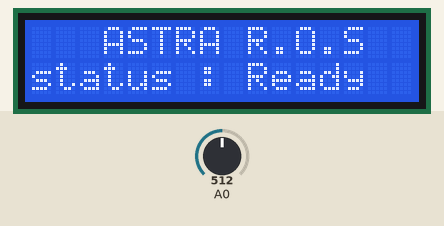
This sketch was run on a simulated Arduino Uno, built with avr-gcc and run on an emulated ATmega328P. Parts: 16×2 character LCD. Inputs (shaded band) come from the test bench; at power-on: A0 = 512. What the sketch prints to the serial monitor is not drawn.

Above: at 4.2 s.
4.3 s: A0 set to 716
At 5.28 s:
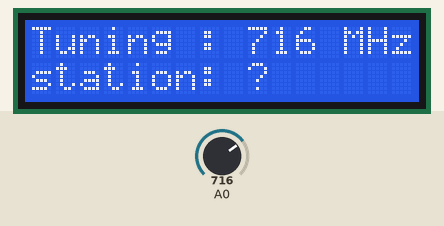
7.3 s: A0 set to 900
At 7.55 s:
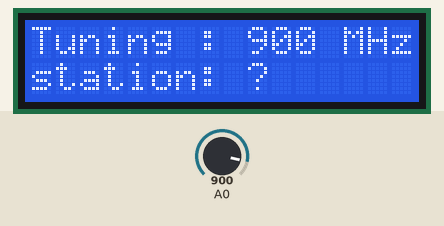
8.8 s: A0 set to 1023
At 9.2 s:
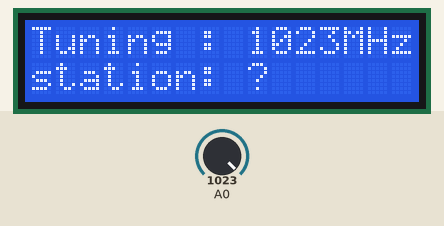
Timing chart, 0 to 11.8 s (numbered marks = the images above; inputs shaded):
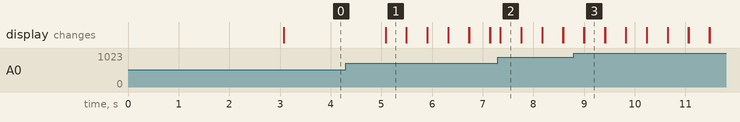

Measured:
- after the input at 7.3 s, the display: changes after 0.05 s (image 2)
- after the input at 8.8 s, the display: first differs from a run without the input after 0.20 s (image 3)
- what the display in image 1 shows lasts 0.4 s, from 5.1 s to 5.5 s

The sketch:

LCD_MODULE_CODE.ino
```cpp
#include <LiquidCrystal.h>
LiquidCrystal lcd(8, 9, 10, 11, 12, 13); /*rs,en,d4,d5,d6,d7*/
int bootlimit = 1;
int lock_frequency = 0;
char password[5] = {'A', '0', 'B', '1'};
char temp_password[5];
int pass_check = 0;


void setup()
{
  lcd.begin(16, 2);
  Serial.begin(9600);
}


void booting()
{
  if (bootlimit == 1)
  {
    lcd.clear();
    lcd.setCursor(0, 0);
    lcd.print("   ASTRA R.O.S");
    lcd.setCursor(0, 1);
    lcd.print("status : Booting");
    delay(3000);
    lcd.clear();
    lcd.setCursor(0, 0);
    lcd.print("   ASTRA R.O.S");
    lcd.setCursor(0, 1);
    lcd.print("status : Ready");
    delay(2000);
    lcd.clear();
  }
  bootlimit--;
}


void loop() {
  booting();
  int x = analogRead(A0);
  //Serial.println(x);
  Serial.println(lock_frequency);
  lcd.setCursor(0, 0);
  lcd.print("Tuning :");
  lcd.setCursor(9, 0);
  lcd.print(x);
  lcd.setCursor(13, 0);
  lcd.print("MHz");
  if (x == 40 or x == 41 or x == 42 or x == 43)
  {

    lcd.setCursor(0, 1);
    lcd.print("station: Mil SAR");
    lock_frequency = 0;
  }

  else if (x == 138 or x == 139 or x == 140 or x == 141)
  {

    lcd.setCursor(0, 1);
    lcd.print("station: AF SAR");
    lock_frequency = 0;
  }
  else if (x == 160 or x == 161 or x == 162 or x == 163 or x == 164)
  {
    lcd.setCursor(0, 1);
    lcd.print("station: UGV SAR");
    lock_frequency = 1;
  }
  else
  {

    lcd.setCursor(0, 1);
    lcd.print("station: ?");
    lock_frequency = 0;
  }
  delay(200);
  lcd.clear();
}
```
